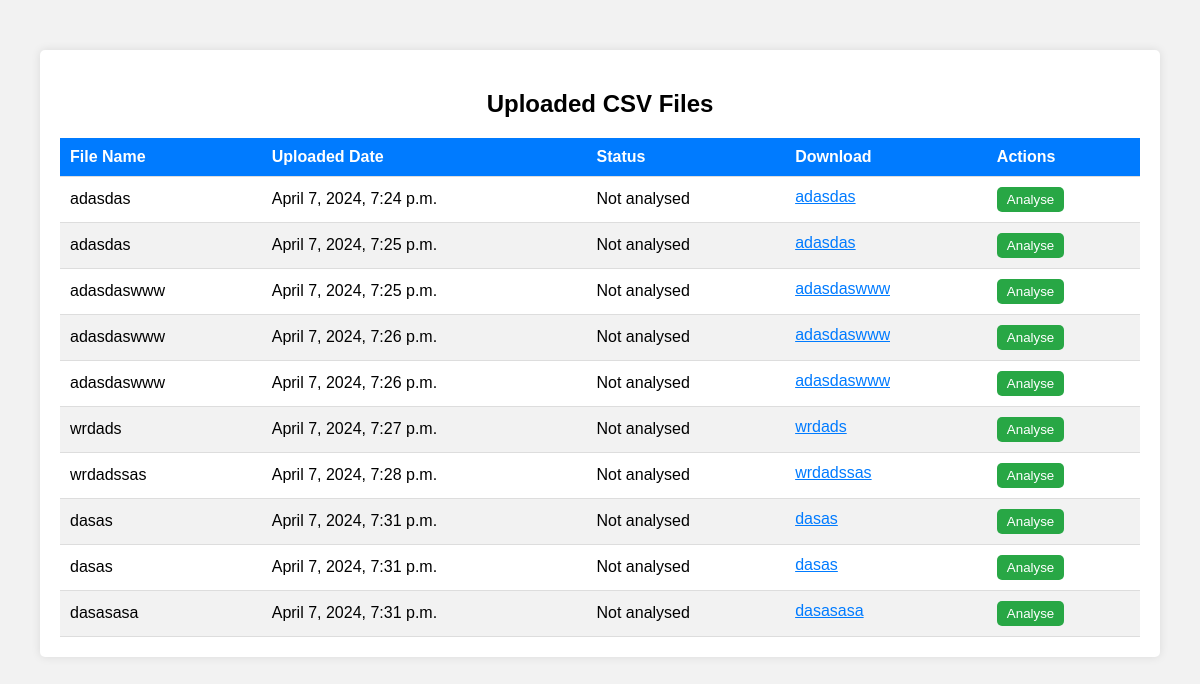
Screenshot of /csv_files/ with the database file from the repository.
### core/models.py (models this page shows, shortened)
class CsvFile(models.Model):
    STATUS_CHOICES = (
        ('Not analysed', 'Not analysed'),
        ('Processing', 'Processing'),
        ('Analysed', 'Analysed'),
    )
    csv_id = models.CharField(max_length=100)
    name = models.CharField(max_length=100)
    csv_file = models.FileField(upload_to='csv_files/')
    uploaded_at = models.DateTimeField(auto_now_add=True)
    status = models.CharField(max_length=100, choices=STATUS_CHOICES, default='Not analysed')

### core/views.py (the view)
# urls.py: path('csv_files/', views.csv_files, name='csv_files'),
def csv_files(request):
    uploaded_files = CsvFile.objects.all()
    return render(request, 'core/csv_files.html', {'uploaded_files': uploaded_files})

### templates/core/csv_files.html (shortened to what this page needs)
<!DOCTYPE html>
<html lang="en">
<head>
</head>
<body>
    <div class="container">
        <h2>Uploaded CSV Files</h2>
        <table>
            <thead>
                <tr>
                    <th>File Name</th>
                    <th>Uploaded Date</th>
                    <th>Status</th>
                    <th>Download</th>
                    <th>Actions</th>
                </tr>
            </thead>
            <tbody>
                {% for file in uploaded_files %}
                <tr>
                    <td>{{ file.name }}</td>
                    <td>{{ file.uploaded_at }}</td>
                    <td>{{ file.status }}</td>
                    <td>
                        <a href="{{ file.csv_file.url }}" class="download-link" download="{{ file.name }}.csv">{{ file.name }}</a>
                    </td>
                    <td>
                        <button type="submit" class="analyse-button">Analyse</button>
                    </td>
                </tr>
                {% endfor %}
            </tbody>
        </table>
    </div>
</body>
</html>

### templates/core/csv_files.html (style rules this page uses)
body { font-family: Arial, sans-serif; margin: 0; padding: 0; background-color: #f2f2f2; }
.container { max-width: 90%; margin: 50px auto; background-color: #fff; padding: 20px; border-radius: 5px; box-shadow: 0 0 10px rgba(0, 0, 0, 0.1); overflow-x: auto; }
h2 { text-align: center; margin-bottom: 20px; }
table { width: 100%; border-collapse: collapse; }
th, td { padding: 10px; text-align: left; border-bottom: 1px solid #ddd; white-space: nowrap; overflow: hidden; text-overflow: ellipsis; }
th { background-color: #007bff; color: #fff; }
tr:nth-child(even) { background-color: #f2f2f2; }
.download-link { color: #007bff; text-decoration: underline; cursor: pointer; display: inline-block; max-width: 200px; overflow: hidden; text-overflow: ellipsis; }
.analyse-button { background-color: #28a745; color: #fff; border: none; padding: 5px 10px; border-radius: 5px; cursor: pointer; }

### rows the page displays
CsvFile: name "adasdas", uploaded_at "April 7, 2024, 7:24 p.m.", status "Not analysed"
CsvFile: name "adasdas", uploaded_at "April 7, 2024, 7:25 p.m.", status "Not analysed"
CsvFile: name "adasdaswww", uploaded_at "April 7, 2024, 7:25 p.m.", status "Not analysed"
CsvFile: name "adasdaswww", uploaded_at "April 7, 2024, 7:26 p.m.", status "Not analysed"
CsvFile: name "adasdaswww", uploaded_at "April 7, 2024, 7:26 p.m.", status "Not analysed"
CsvFile: name "wrdads", uploaded_at "April 7, 2024, 7:27 p.m.", status "Not analysed"
CsvFile: name "wrdadssas", uploaded_at "April 7, 2024, 7:28 p.m.", status "Not analysed"
CsvFile: name "dasas", uploaded_at "April 7, 2024, 7:31 p.m.", status "Not analysed"
CsvFile: name "dasas", uploaded_at "April 7, 2024, 7:31 p.m.", status "Not analysed"
CsvFile: name "dasasasa", uploaded_at "April 7, 2024, 7:31 p.m.", status "Not analysed"
